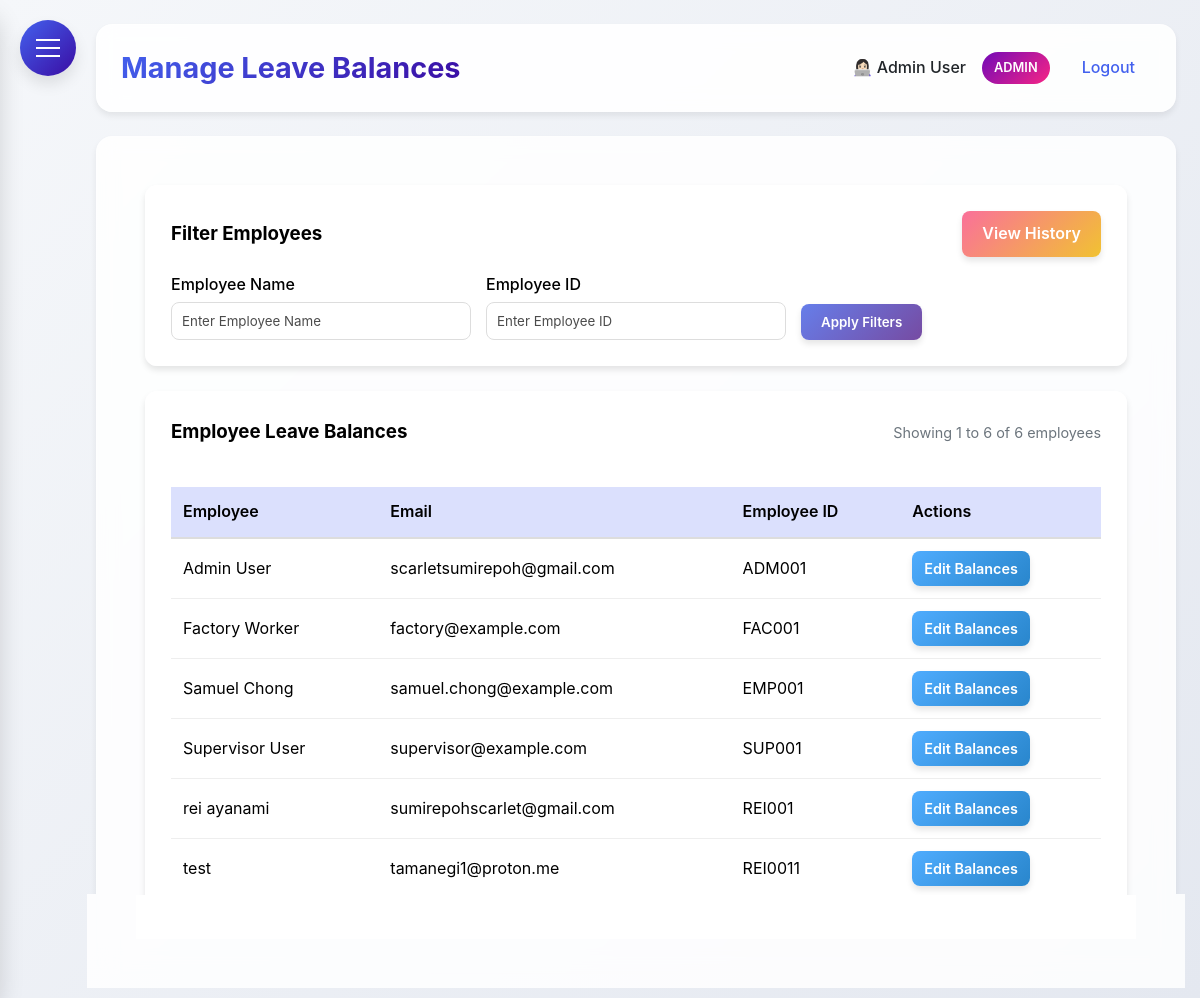
The app's page /manage_leave_balances (signed in), older data.
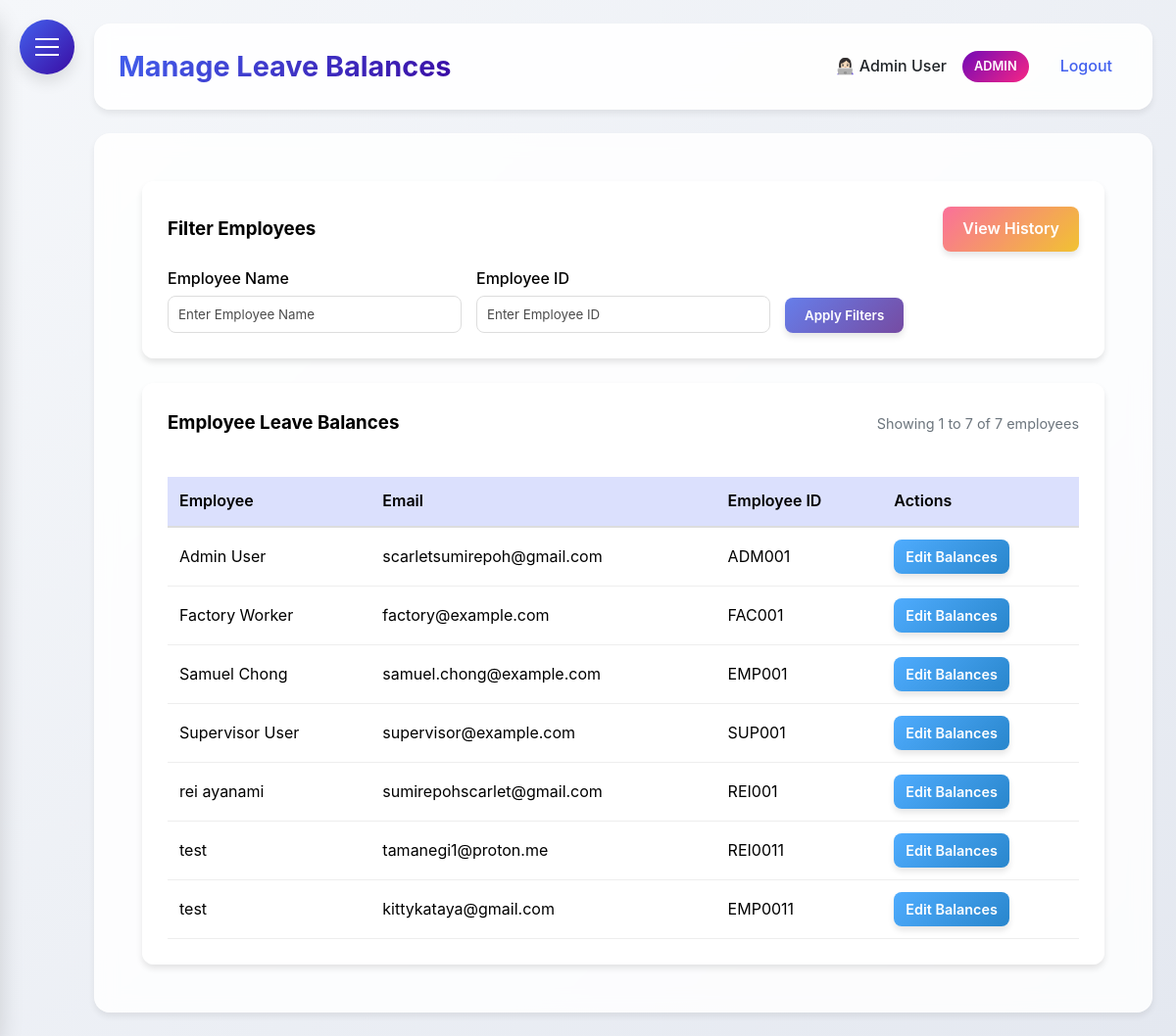
The same page, newer data.
### HerculesSystem.py (models this page shows, shortened)
class Employee(UserMixin, db.Model):
    __tablename__ = 'employee'  # Explicitly set to 'employees'
    id = db.Column(db.Integer, primary_key=True)
    username = db.Column(db.String(80), unique=True, nullable=False)
    password = db.Column(db.String(120), nullable=False)
    full_name = db.Column(db.String(120), nullable=False)
    email = db.Column(db.String(120), unique=True, nullable=False)
    nationality = db.Column(db.String(80), nullable=False)
    employee_id = db.Column(db.String(80), unique=True, nullable=False)
    hire_date = db.Column(db.Date)
    is_admin = db.Column(db.Boolean, default=False)
    user_type = db.Column(db.String(20), default='employee')
    last_clock_in = db.Column(db.DateTime)
    last_clock_out = db.Column(db.DateTime)
    last_lunch_start = db.Column(db.DateTime)
    last_lunch_end = db.Column(db.DateTime)
    date_joined = db.Column(db.Date, nullable=True)  # Date when employee joined the company
    basic_salary = db.Column(db.Numeric(10, 2), nullable=True)  # Basic salary
    leave_balances = db.relationship('LeaveBalance', back_populates='employee', lazy=True)

### HerculesSystem.py (the view)
@app.route('/manage_leave_balances')
@login_required
def manage_leave_balances():
    if current_user.user_type not in ['admin', 'supervisor']:
        flash('You do not have permission to manage leave balances.', 'danger')
        return redirect(url_for('dashboard'))
    page = request.args.get('page', 1, type=int)
    per_page = 50  # Employees per page
    employee_name = request.args.get('employee_name', '')
    employee_id_search = request.args.get('employee_id_search', '')
    query = Employee.query
    if employee_name:
        query = query.filter(Employee.full_name.ilike(f'%{employee_name}%'))
    if employee_id_search:
        query = query.filter(Employee.employee_id.ilike(f'%{employee_id_search}%'))
    employees = query.order_by(Employee.full_name.asc()).paginate(
        page=page, per_page=per_page, error_out=False
    )
    return render_template('manage_leave_balances.html',
                         employees=employees,
                         page=page,
                         per_page=per_page)

### HerculesSystem.py (called while the page is built)
@app.after_request
def add_security_headers(response):
    response.headers['Permissions-Policy'] = 'geolocation=()'
    return response

@login_manager.user_loader
def load_user(user_id):
    return db.session.get(Employee, int(user_id))

@app.context_processor
def inject_now():
    return {'now': datetime.utcnow()}

@app.before_request
def before_request():
    if request.url.startswith('https://'):
        new_url = request.url.replace('https://', 'http://', 1)
        return redirect(new_url, code=301)

### templates/manage_leave_balances.html (shortened to what the changed rows need)
{% extends "base.html" %}
{% block content %}
<div class="dashboard-container">
    <div class="glass" style="padding: 25px; border-radius: 12px;">
        <div style="display: flex; justify-content: space-between; align-items: center; margin-bottom: 20px;">
            <h3 style="margin: 0; color: #333;">Employee Leave Balances</h3>
            {% if employees.total > 0 %}
            <div style="color: var(--gray); font-size: 0.9rem;">
                Showing {{ (page - 1) * per_page + 1 }} to {{ [page * per_page, employees.total]|min }} of {{ employees.total }} employees
            </div>
            {% endif %}
        </div>
        {% if employees.items %}
        <div style="overflow-x: auto;">
            <table style="width: 100%; border-collapse: collapse;">
                <thead>
                    <tr style="background: rgba(67, 97, 238, 0.1);">
                        <th style="padding: 12px; text-align: left; border-bottom: 2px solid #ddd; font-weight: 600;">Employee</th>
                        <th style="padding: 12px; text-align: left; border-bottom: 2px solid #ddd; font-weight: 600;">Email</th>
                        <th style="padding: 12px; text-align: left; border-bottom: 2px solid #ddd; font-weight: 600;">Employee ID</th>
                        <th style="padding: 12px; text-align: left; border-bottom: 2px solid #ddd; font-weight: 600;">Actions</th>
                    </tr>
                </thead>
                <tbody>
                    {% for employee in employees.items %}
                    <tr>
                        <td style="padding: 12px; border-bottom: 1px solid #eee; color: #333;">{{ employee.full_name }}</td>
                        <td style="padding: 12px; border-bottom: 1px solid #eee; color: #666;">{{ employee.email }}</td>
                        <td style="padding: 12px; border-bottom: 1px solid #eee; color: #666;">{{ employee.employee_id }}</td>
                        <td style="padding: 12px; border-bottom: 1px solid #eee;">
                            <a href="{{ url_for('edit_leave_balance', employee_id=employee.id) }}"
                               class="btn btn-sm" style="background: linear-gradient(135deg, #4facfe 0%, #2986cc 100%);">
                                Edit Balances
                            </a>
                        </td>
                    </tr>
                    {% endfor %}
                </tbody>
            </table>
        </div>
        {% else %}
        <p style="text-align: center; color: #666; padding: 40px;">No employees found.</p>
        {% endif %}
    </div>
</div>
{% endblock %}

### templates/base.html (shortened to what this page needs)
<!DOCTYPE html>
<html lang="en">
<head>
</head>
<body>
    <div class="hamburger-menu" id="hamburgerMenu">
        <span></span>
    </div>
    <div class="main-content" id="mainContent">
        <div class="header">
            <h1>{% block header %}Hercules HR{% endblock %}</h1>
            <div class="user-info">
                {% if current_user.is_authenticated %}
                <span>👩🏻‍💻 {{ current_user.full_name }}</span>
                {% if current_user.user_type == 'admin' %}
                <span class="admin-badge">ADMIN</span>
                {% endif %}
                <a href="{{ url_for('logout') }}">Logout</a>
                {% else %}
                <a href="{{ url_for('login') }}">Login</a>
                {% endif %}
            </div>
        </div>
        <div class="content">
            {% block content %}{% endblock %}
        </div>
    </div>
</body>
</html>

Row changes from the older to the newer data that the page shows:
added Employee: full_name "test", email "kittykataya@gmail.com", employee_id "EMP0011"
Text that changed along with them:
{{ [page * per_page, employees.total]|min }}: "6" → "7"
{{ employees.total }}: "6" → "7"
